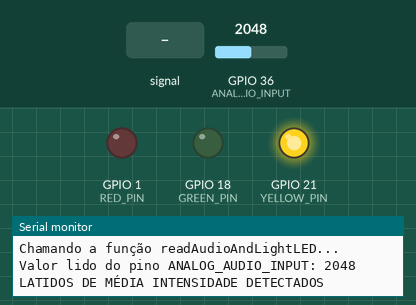
Bench run of a program on a simulated ESP32. On the bench: output pins drawn as LEDs (lit = HIGH), the last lines printed to the serial monitor. Dashed ring = blinking. The test bench sets the inputs (shaded band); at power-on: GPIO 36 (ANALOG_AUDIO_INPUT) = 2048. WiFi joins after 1.5 s; servers stay silent unless stated.

Above: at 3.2 s.
3.3 s: GPIO 36 (ANALOG_AUDIO_INPUT) fed a 200 Hz sine of ±327 counts around its level
At 3.73 s:
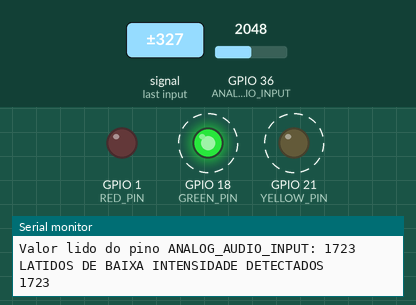
6.3 s: GPIO 36 (ANALOG_AUDIO_INPUT) set to 3112
At 6.9 s:
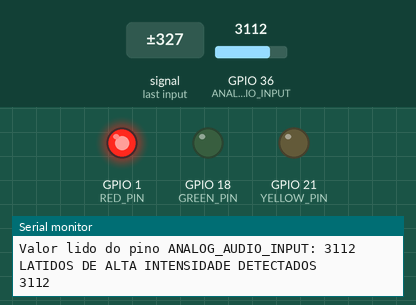
8.0 s: GPIO 36 (ANALOG_AUDIO_INPUT) set to 3012
At 9.2 s:
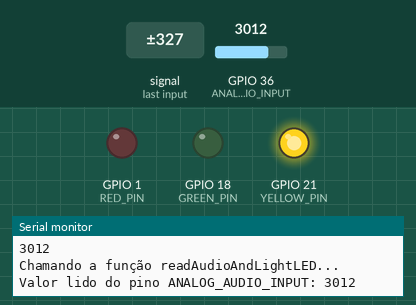
9.5 s: GPIO 36 (ANALOG_AUDIO_INPUT) set to 3603
At 11.0 s:
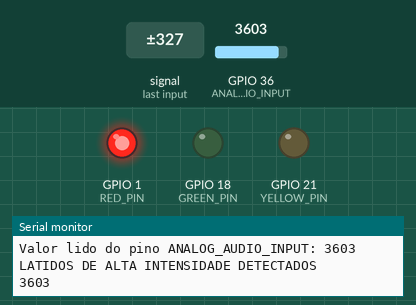
Timing chart, 0 to 12.0 s (numbered marks = the images above; inputs shaded):
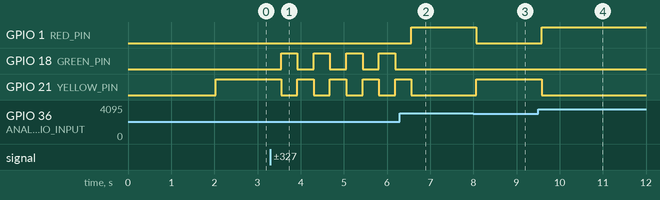

The program:

main.cpp
```cpp
// Pinout https://lobodarobotica.com/blog/wp-content/uploads/2020/09/ESP32-Pinout.jpg

#include <Arduino.h>
#include <WiFi.h>
#include <FirebaseESP32.h>
#include <addons/RTDBHelper.h>

// #define FIREBASE_HOST "bark-detector-a1277-default-rtdb.firebaseio.com"
//#define FIREBASE_AUTH ""
#define WIFI_SSID "uaifai-apolo"
#define WIFI_PASSWORD "bemvindoaocesar"

#define RED_PIN 1
#define YELLOW_PIN 21
#define GREEN_PIN 18
#define ANALOG_AUDIO_INPUT 36 // ADC1_0 corresponde ao GPIO36 no ESP32

// put function declarations here:
void sendSerialUART(const String& message) { // enviar mensagem para a porta serial
  Serial.println(message);
}

void connectToWiFi() { // conectar ao wi-fi
  WiFi.begin(WIFI_SSID, WIFI_PASSWORD);

  while (WiFi.status() != WL_CONNECTED) {
    delay(1000);
    sendSerialUART("Conectando ao WiFi...");
  }

  sendSerialUART("Conectado ao WiFi");
}

FirebaseData firebaseData;

void sendFirebase(const String& message, int audioIntensity) {
  float audioPercentage = (audioIntensity / 4095.0) * 100;

  Firebase.set(firebaseData, "/message", message);
  Firebase.set(firebaseData, "/audioPercentage", audioPercentage);
}

void readAudioAndLightLED() { // ler o input analógico e tratar a cor do LED
  int audioIntensity = analogRead(ANALOG_AUDIO_INPUT);

  // Imprime o valor lido do pino ANALOG_AUDIO_INPUT
  Serial.println("Valor lido do pino ANALOG_AUDIO_INPUT: " + String(audioIntensity));

  if (audioIntensity < 2048) { // acende o verde
    digitalWrite(GREEN_PIN, HIGH);
    digitalWrite(YELLOW_PIN, LOW);
    digitalWrite(RED_PIN, LOW);

    sendSerialUART("LATIDOS DE BAIXA INTENSIDADE DETECTADOS\n");
    sendSerialUART(String(audioIntensity));

    sendFirebase("LATIDOS DE BAIXA INTENSIDADE DETECTADOS", audioIntensity);

  } else if (audioIntensity >= 2048 && audioIntensity < 3072) { // acende o amarelo
    digitalWrite(GREEN_PIN, LOW);
    digitalWrite(YELLOW_PIN, HIGH);
    digitalWrite(RED_PIN, LOW);

    sendSerialUART("LATIDOS DE MÉDIA INTENSIDADE DETECTADOS\n");
    sendSerialUART(String(audioIntensity));
    sendFirebase("LATIDOS DE MÉDIA INTENSIDADE DETECTADOS", audioIntensity);

  } else { // acende o vermelho
    digitalWrite(GREEN_PIN, LOW);
    digitalWrite(YELLOW_PIN, LOW);
    digitalWrite(RED_PIN, HIGH);

    sendSerialUART("LATIDOS DE ALTA INTENSIDADE DETECTADOS\n");
    sendSerialUART(String(audioIntensity));
    sendFirebase("LATIDOS DE ALTA INTENSIDADE DETECTADOS", audioIntensity);
  }
}

void setup() {
    connectToWiFi();

    Serial.begin(9600);
    FirebaseConfig firebaseConfig;
    firebaseConfig.database_url = "https://bark-detector-a1277-default-rtdb.firebaseio.com/";
    firebaseConfig.api_key = "HT5rfEAxiFmVwANpuMLBAxbRSklp7FCYbwsyKaV3";

    Firebase.begin(&firebaseConfig, nullptr);

    WiFiClient wifiClient;
    FirebaseAuth firebaseAuth;
    Firebase.begin(&firebaseConfig, &firebaseAuth);

    // Configura os pinos GPIO como saída
    pinMode(RED_PIN, OUTPUT);
    pinMode(YELLOW_PIN, OUTPUT);
    pinMode(GREEN_PIN, OUTPUT);

    // Configura o pino ADC como entrada
    pinMode(ANALOG_AUDIO_INPUT, INPUT);
}

void loop() {
    Serial.println("Chamando a função readAudioAndLightLED...");
    readAudioAndLightLED();
}

// put function definitions here:
```

Measured:
- the behaviour switches between 3072 and 3071 on GPIO 36 (ANALOG_AUDIO_INPUT) (found by bisection; images 2 and 3)
- after the input at 3.3 s, GPIO 18 (GREEN_PIN), GPIO 21 (YELLOW_PIN): alternates HIGH for 0.38 s and LOW for 0.38 s, starting after 0.25 s
- after the input at 6.3 s, GPIO 1 (RED_PIN): LOW → HIGH after 0.27 s; GPIO 18 (GREEN_PIN): stops changing and stays LOW; GPIO 21 (YELLOW_PIN): goes on until 6.6 s, then stays LOW
- after the input at 8.0 s, GPIO 1 (RED_PIN): HIGH → LOW after 0.07 s; GPIO 21 (YELLOW_PIN): LOW → HIGH after 0.07 s
- after the input at 9.5 s, GPIO 1 (RED_PIN): LOW → HIGH after 0.08 s; GPIO 21 (YELLOW_PIN): HIGH → LOW after 0.08 s
